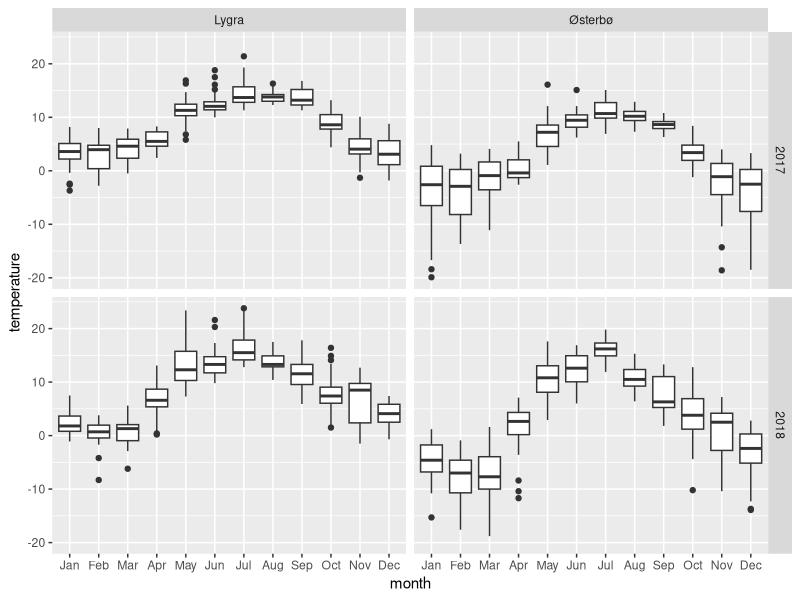
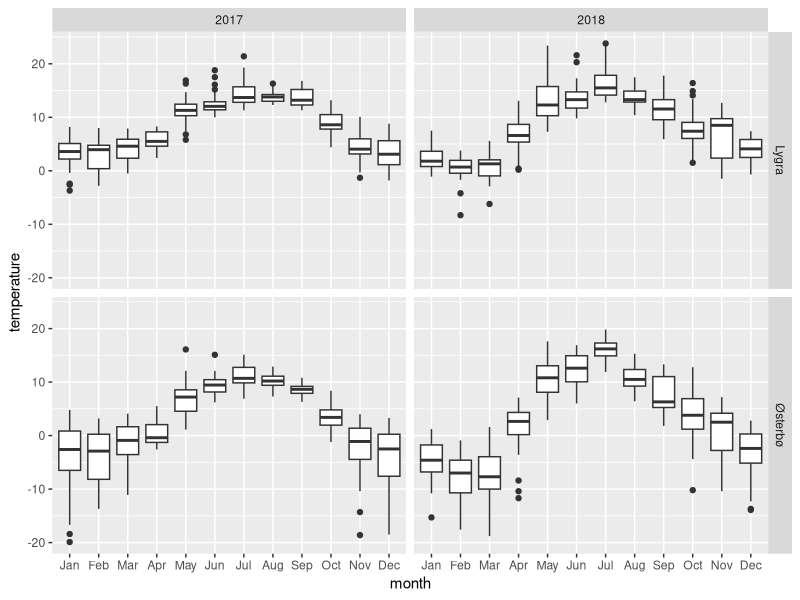
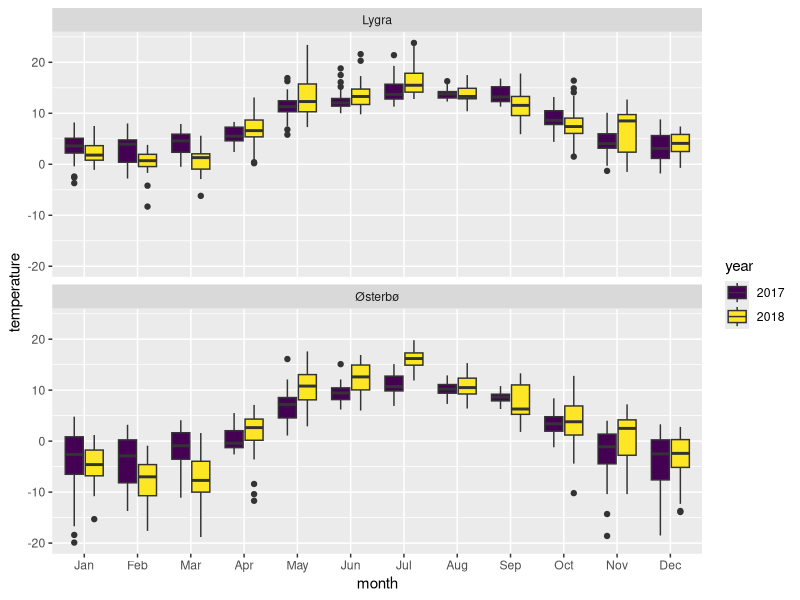

Recreate these plots in R, in order.
## ---- chunk 1
knitr::opts_chunk$set(echo = TRUE, fig.align='center')

# title: Grid of boxplots
# author: jonathan
# revised: 14/3/2020 

WEB <- c("https://bioceed.uib.no/dropfolder/bioSTATS/Rmd/Basic/Visualizing/Faceted/grid-boxplots.html")
GIT <- c("https://github.com/jonathansoule/biostats/blob/master/Basic/Faceted/Faceted/grid-boxplots.Rmd")
library(ggplot2)
library(gridExtra)

# predictor variables
location <- rep(c("Lygra", "Østerbø"), each = 730)
year <- factor(rep(rep(2017:2018, each = 365), 2))
month <- factor(rep(c(rep("Jan", 31), rep ("Feb", 28), rep("Mar", 31), rep("Apr", 30), rep("May", 31), rep("Jun", 30), rep("Jul", 31), rep("Aug", 31),  rep("Sep", 30), rep("Oct", 31), rep("Nov", 30), rep("Dec", 31)),4), levels = c(month.abb))

# response variable
temperature <- c(
#[2017lygra]
2.4,0.3,2.8,2.3,-2.4,2.9,2.6,4.6,6.8,5.3,3.9,3.2,1.3,-0.4,-3.7,-2.6,3.6,6.9,8.2,8.0,5.7,4.1,4.6,5.1,7.1,4.9,3.0,4.7,5.1,1.6,2.1,1.3,4.7,8.0,6.1,4.3,3.7,-0.4,-2.8,-2.1,-0.9,0.2,0.4,0.4,0.7,2.4,5.5,4.4,5.0,6.6,6.6,4.3,4.3,0.9,-0.9,1.7,4.4,5.5,4.2,2.3,2.2,3.2,2.8,5.4,2.4,-0.3,-0.5,4.2,3.6,4.6,6.7,5.2,6.7,5.8,5.6,3.1,1.1,2.1,5.2,4.5,2.1,1.9,5.1,6.1,7.1,6.8,6.2,5.8,6.0,7.9,8.1,7.2,8.3,7.0,5.8,5.8,7.3,8.2,7.4,4.3,3.5,6.2,5.1,4.4,4.6,4.8,5.2,4.6,5.0,7.2,4.1,4.6,2.4,3.1,5.1,4.9,6.4,7.4,8.0,7.6,10.0,11.4,11.1,12.2,12.7,13.1,11.9,8.4,5.8,6.8,7.4,10.4,10.9,10.1,12.2,11.8,12.3,10.8,13.1,14.7,10.7,11.3,12.5,10.9,10.2,12.7,16.9,16.3,12.4,11.3,10.0,10.6,11.6,13.7,11.3,11.4,10.7,16.1,10.8,11.9,12.9,12.9,12.3,11.4,12.9,15.2,12.9,12.6,12.8,11.6,12.3,12.1,11.9,11.7,11.1,10.0,11.3,12.0,14.9,17.5,18.8,13.4,11.6,12.5,13.2,12.9,12.8,12.8,12.3,11.9,13.6,11.9,11.3,13.5,16.1,13.7,13.0,12.2,13.7,14.8,21.4,15.9,17.9,19.3,15.2,16.6,16.6,15.6,14.1,15.1,15.8,14.5,15.2,12.7,15.6,14.1,14.4,13.1,12.9,14.0,16.1,13.6,13.9,13.8,12.6,12.3,13.9,14.1,15.4,16.3,13.7,13.8,13.8,15.2,12.3,13.7,13.8,14.0,13.6,14.4,12.9,12.8,12.8,11.9,NA,16.3,14.9,12.5,13.4,11.3,13.8,12.1,11.8,12.8,11.9,12.4,13.0,13.9,13.5,13.1,11.6,13.4,12.4,12.3,13.2,15.2,15.6,16.4,15.6,16.8,16.7,16.3,12.0,13.0,11.7,10.6,8.2,7.1,8.3,7.5,7.3,7.8,8.3,10.0,7.8,10.4,11.9,11.7,9.6,10.0,8.5,8.1,11.3,13.2,12.3,9.7,7.8,10.2,9.6,8.5,8.6,5.4,4.4,6.7,10.1,6.9,6.6,7.9,5.2,3.7,8.5,7.6,7.2,3.3,3.6,3.9,3.1,4.2,5.3,6.0,5.9,5.2,4.4,1.6,0.6,2.1,3.7,4.8,3.8,3.3,1.2,1.5,-0.3,-1.3,-1.8,3.8,3.7,2.7,7.2,7.2,6.1,4.3,3.2,-0.2,-0.2,-0.7,1.1,1.9,-1.2,NA,3.0,3.3,5.9,6.8,4.9,5.7,8.8,5.4,6.2,1.3,1.4,0.0,0.1,1.5,2.7,
#[2018lygra]
3.6,1.7,2.7,0.8,-1.1,-0.9,0.9,3.7,3.6,7.5,4.3,1.8,0.2,2.9,3.8,1.2,0.5,-0.4,0.8,1.4,0.3,1.5,4.2,5.8,5.1,0.7,1.6,5.5,2.4,2.9,1.9,1.6,-0.6,-1.1,-1.7,0.2,-0.6,-0.1,2.4,3.1,2.6,1.4,-0.5,2.1,3.2,2.7,1.8,3.8,NA,1.8,0.7,1.3,-0.2,0.4,0.7,0.9,-0.4,-4.2,-8.3,-6.2,-2.9,-1.8,-1.1,-1.2,-0.8,0.4,1.7,0.7,1.2,2.3,2.7,1.3,1.8,2.1,-1.2,-2.4,-1.2,2.1,1.2,1.7,2.0,4.7,5.6,4.3,3.1,1.6,1.7,1.6,1.1,0.2,0.5,0.2,0.4,1.7,2.4,2.8,5.9,5.2,5.0,6.1,7.9,9.7,11.2,11.3,10.6,8.1,9.7,9.6,13.1,8.7,7.8,8.1,7.4,6.8,6.2,6.4,6.1,6.1,6.1,8.6,8.4,9.2,7.3,7.7,11.0,10.2,11.9,15.9,15.8,10.4,10.1,10.8,14.7,14.4,14.9,9.9,10.0,11.1,11.6,13.7,15.7,13.7,11.5,12.3,15.7,16.0,20.2,19.3,19.1,22.9,23.4,21.6,20.3,16.3,13.9,14.0,14.3,15.8,17.3,17.3,13.4,11.9,11.3,11.9,11.8,11.7,13.3,13.3,12.2,10.4,10.7,9.8,10.3,10.7,11.4,12.1,12.4,13.3,13.4,14.9,15.4,16.4,14.9,14.2,16.3,12.9,12.8,13.8,13.3,13.2,17.8,15.4,14.1,12.9,13.5,17.3,19.6,18.9,15.4,14.6,15.9,15.1,15.1,15.5,16.4,16.7,17.9,23.8,23.4,18.8,18.5,18.3,17.5,16.5,16.4,15.0,13.1,13.0,17.3,16.1,14.9,13.1,12.9,13.2,14.7,14.5,15.3,14.9,13.0,13.6,13.7,12.1,13.3,13.8,12.3,11.2,10.4,10.9,12.8,13.7,13.2,11.9,12.0,13.0,16.1,15.0,14.4,13.4,12.3,17.8,15.5,12.3,12.4,11.9,11.3,10.8,10.3,9.8,10.5,12.1,16.2,14.2,11.8,9.3,9.3,7.6,5.9,9.7,10.8,8.4,7.1,9.5,8.7,7.1,6.2,6.4,8.8,8.3,6.9,5.7,9.3,11.5,12.4,14.9,16.4,14.1,13.4,7.1,8.4,10.9,8.3,8.5,8.6,8.3,7.4,7.1,5.3,6.4,4.6,3.1,1.5,1.8,4.7,5.9,8.9,6.7,7.4,10.8,9.8,7.8,12.7,10.6,9.6,11.1,9.9,9.2,8.6,9.6,11.2,10.9,9.0,6.7,2.2,-0.2,3.6,1.2,1.5,0.0,-0.8,-1.5,0.4,2.9,9.0,8.4,6.1,5.7,5.2,2.1,2.1,2.6,5.7,3.8,4.1,4.6,1.4,0.4,-0.1,-0.7,2.5,4.1,2.8,2.6,6.9,6.7,5.4,2.5,0.5,NA,6.8,6.5,7.4,5.9,4.2,3.1,6.2,
#[2017Østerbø]  
-3.1,-7.1,-2.8,-7.9,-19.9,-5.9,-2.6,-1.4,3.8,1.2,0.0,-2.3,-8.1,-7.9,-18.4,-16.7,-2.6,4.1,4.8,4.2,0.9,-2.7,0.8,-1.8,4.1,-3.8,2.6,-0.2,-0.4,-5.6,-11.4,-5.4,-1.5,1.2,0.2,-2.4,-3.4,-10.4,-13.2,-10.7,-7.9,-7.4,-9.5,-8.1,-8.4,-4.4,2.8,1.2,0.9,3.2,2.3,-0.3,-0.8,-10.7,-13.7,-6.8,-0.6,0.4,0.2,-2.3,-4.7,-3.3,-3.6,-5.2,-8.1,-11.1,-9.4,-1.1,-0.6,-2.5,2.7,1.9,1.4,-0.9,1.4,-1.4,-4.5,-4.7,0.2,0.2,-2.5,-3.5,0.3,1.9,3.6,4.1,1.6,2.3,1.7,3.9,5.5,3.8,3.4,1.9,0.0,2.1,4.4,3.7,5.2,1.0,-0.7,1.7,0.2,-1.8,-1.2,-1.3,-1.5,-1.8,-0.4,3.2,-0.6,-0.6,-1.6,-2.6,-1.6,-2.2,-0.4,-0.8,-0.2,-0.5,1.4,3.7,4.4,4.7,6.7,7.5,5.9,2.0,1.2,1.1,1.6,4.2,5.1,6.1,7.2,7.1,9.2,7.8,9.9,9.6,7.3,6.1,7.9,7.2,7.2,9.9,16.1,12.1,12.0,9.3,7.2,6.2,7.6,10.6,9.4,8.0,8.6,9.9,9.3,9.5,10.4,12.1,9.6,8.7,NA,NA,11.0,11.0,11.0,8.4,6.7,7.8,9.2,10.4,8.2,7.3,6.8,9.8,9.8,11.8,15.1,13.7,10.1,8.4,10.1,9.7,10.0,10.3,10.6,9.2,10.5,10.7,7.6,7.7,9.3,11.7,10.4,6.9,9.3,11.6,15.1,12.7,14.3,15.0,12.8,13.9,13.6,13.0,11.3,11.6,12.5,11.3,11.2,10.7,11.3,11.1,12.1,11.1,10.1,8.6,NA,NA,12.9,10.7,7.3,9.4,10.8,11.0,9.6,12.6,10.7,10.2,9.7,8.8,9.4,8.9,10.1,9.7,10.2,11.8,9.9,7.9,8.6,8.6,7.9,9.1,9.1,10.0,10.7,9.7,7.6,9.2,8.9,8.7,8.6,8.1,7.0,8.2,8.8,6.9,8.2,9.2,6.3,6.8,7.5,7.9,10.8,10.6,9.2,9.8,8.8,8.1,7.2,7.7,8.4,5.4,3.7,3.6,4.9,2.8,0.3,-0.2,2.1,3.6,4.2,5.3,6.6,8.4,6.6,4.7,-0.6,1.4,4.4,3.8,3.4,1.8,1.1,2.7,2.6,2.8,3.0,-0.4,-1.2,2.1,4.0,2.7,1.3,3.9,1.9,-1.7,2.1,3.6,1.4,-1.1,-1.1,-0.4,-2.3,-0.9,0.5,0.8,-0.9,-1.6,-5.6,-3.7,-10.4,-7.7,1.6,-1.9,-1.8,-4.7,-8.6,-7.2,-18.6,-14.3,-15.2,-1.6,-1.2,-2.5,2.6,1.8,3.3,-0.6,-3.1,-7.8,-9.3,-16.1,-7.6,-3.3,-15.1,-18.5,-10.6,-1.2,0.7,2.8,0.6,0.5,2.7,0.0,-0.3,-2.9,-1.5,-5.4,-5.2,-7.6,-4.9,
#[2018Østerbø] 
-0.9,-3.0,-3.4,-5.4,-9.4,-15.3,-6.4,-7.2,-9.3,-1.8,-2.6,-4.2,-7.5,-4.9,-4.0,-4.6,-10.1,-8.7,-6.2,-5.2,-10.8,-6.4,-0.9,1.2,-0.6,-3.2,-5.0,-1.7,-1.3,-1.6,-0.6,-5.6,-13.3,-15.6,-14.9,-5.6,-6.9,-7.4,-2.3,-0.9,-3.3,-5.1,-8.6,-7.1,-2.3,-4.3,-4.7,-3.5,-1.1,-5.9,-10.3,-6.3,-16.7,-11.9,-10.2,-8.9,-8.6,-14.7,-17.6,-18.8,-12.1,-8.2,-9.3,-8.6,-8.3,-4.3,-3.3,-5.7,-7.7,-4.8,-5.5,-7.9,-8.1,-6.1,-10.6,-13.4,-11.6,-3.6,-5.8,-1.1,-1.5,0.8,1.6,1.5,-2.7,-6.4,-9.8,-10.7,-10.2,-10.6,-11.7,-10.4,-8.4,-1.8,-0.6,-3.6,2.1,3.4,2.2,0.1,0.4,1.6,2.6,4.6,5.4,4.6,5.3,5.6,6.8,7.1,3.8,4.4,4.1,3.8,2.7,2.7,3.8,1.2,0.1,2.3,2.9,4.4,3.6,4.6,7.9,8.0,8.5,10.8,12.4,11.6,9.7,10.3,10.2,13.2,11.9,7.1,7.4,9.1,8.8,8.2,13.6,11.6,12.9,13.3,12.5,11.9,15.6,15.2,15.6,17.1,17.6,16.9,15.7,16.3,14.0,11.6,15.6,13.9,15.1,16.1,15.3,13.2,13.4,12.2,10.3,7.0,9.8,10.6,10.0,6.0,6.3,6.4,7.8,8.7,10.2,12.6,13.9,15.8,12.6,11.8,14.4,16.2,15.1,14.6,18.6,16.9,13.0,12.8,13.9,11.9,16.2,16.3,17.8,16.6,14.4,17.9,18.7,15.3,15.9,15.2,15.5,14.1,14.7,16.7,18.2,15.8,16.4,19.8,18.5,17.7,15.9,16.8,15.3,14.3,14.4,14.1,10.0,10.5,15.1,14.8,10.6,9.3,8.9,8.7,9.5,12.1,12.6,12.4,9.7,10.5,9.9,8.0,9.7,12.3,10.6,8.4,8.6,6.4,7.2,11.9,11.7,9.2,10.2,9.4,11.6,11.6,11.1,12.3,12.7,12.2,10.8,9.9,9.4,7.3,5.6,6.4,6.2,5.4,6.0,7.6,13.3,12.4,5.8,5.8,4.9,3.0,1.9,5.2,6.0,4.3,1.8,4.4,4.6,3.5,1.4,2.0,7.6,3.8,2.7,2.1,5.0,8.1,8.5,8.7,10.6,12.8,12.8,4.3,4.4,7.7,3.8,4.2,4.6,6.2,1.0,1.0,0.1,1.9,-0.3,-3.3,-10.2,-4.4,-1.7,2.8,3.2,2.6,1.8,5.9,3.6,4.1,4.4,4.3,2.4,4.2,5.5,4.7,3.7,4.1,7.2,4.7,1.8,2.0,-1.6,-2.8,-2.7,-5.6,-7.1,-6.2,-9.7,-10.4,-8.6,-4.9,1.9,3.6,1.6,1.4,1.2,-1.2,-1.8,-3.9,-0.3,-3.1,-1.3,-1.2,-10.6,-13.9,-12.3,-13.7,-9.1,-3.9,-6.3,-7.6,-2.4,-1.6,-4.0,-5.4,-4.9,-2.6,1.6,2.1,2.0,0.9,-0.3,-3.1,2.8
)

## ---- chunk 2
# dataframe
df <- data.frame(location, year, month, temperature)
# structure of the dataframe
str(df)
## ---- chunk 3
ggplot(df, aes(x = month, y = temperature)) +
  geom_boxplot() + 
  facet_grid(year~location)
## ---- chunk 4
ggplot(df, aes(x = month, y = temperature)) +
  geom_boxplot() + 
  facet_grid(location~year)
## ---- chunk 5
ggplot(df, aes(x = month, y = temperature)) +
  geom_boxplot(aes(fill = year)) + 
  facet_wrap(~location, ncol=1) + 
  scale_fill_viridis_d()
